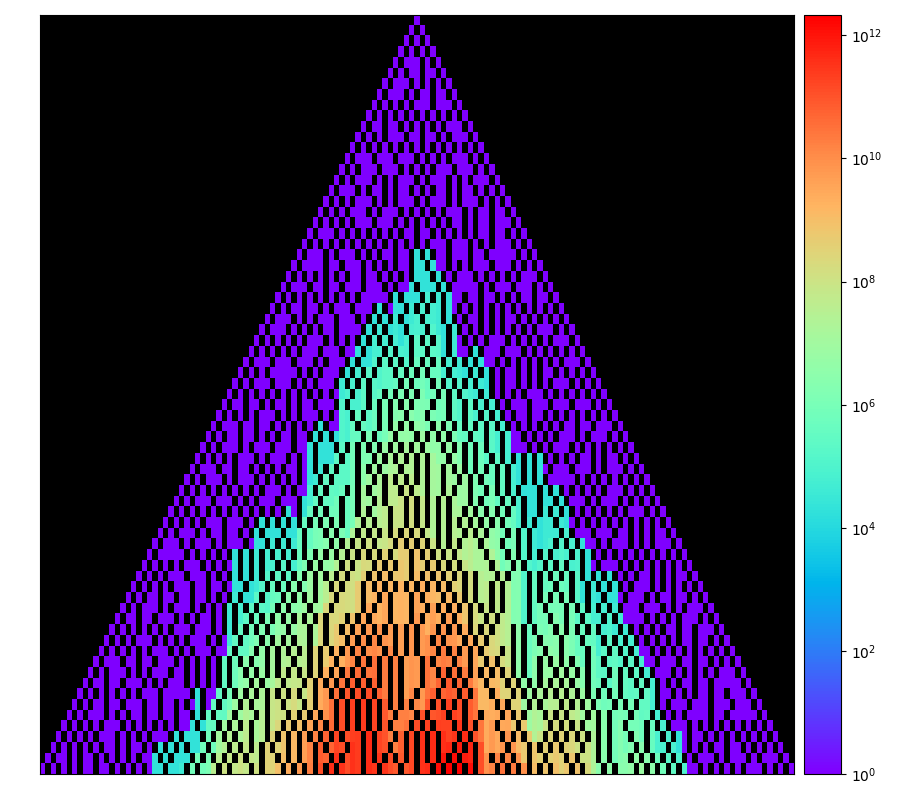

The script that saved this image:
# Plot day 7 solution

import copy
import sys
import matplotlib.pyplot as plt
import matplotlib.colors as mcolors
from mpl_toolkits.axes_grid1 import make_axes_locatable
import numpy as np

CLR = "\33[2K\r"

# ==============================================================================

# Get filename of input as CLI arg. If not given, default to "input"
if len(sys.argv) == 1:
  input_fname = "input"
else:
  input_fname = sys.argv[1]

# Read and parse input
grid0 = []
with open(input_fname) as f:
  for line in f:
    grid0.append([c for c in line.strip()])

nrows = len(grid0)
ncols = len(grid0[0])

grid1 = copy.deepcopy(grid0)

# Convert grid to numeric values (# timelines passing through each cell)
for i in range(nrows):
  for j in range(ncols):
    if grid1[i][j] == ".":
      grid1[i][j] = 0
    elif grid1[i][j] == "S":
      grid1[i][j] = 1

# Propagate from each row to the next (except the last)
# But count multiplicities this time
for i in range(nrows-1):
  for j in range(ncols):
    if type(grid1[i][j]) is int and grid1[i][j] > 0:
      if grid1[i+1][j] == "^":
        grid1[i+1][j+1] += grid1[i][j]
        grid1[i+1][j-1] += grid1[i][j]
      else:
        grid1[i+1][j] += grid1[i][j]
  # print_grid(grid1); input()

# Replace splitters with 0
for i in range(nrows):
  for j in range(ncols):
    if grid1[i][j] == "^": grid1[i][j] = 0

# ---------------

plt.figure(figsize=(9,8))

data = np.array(grid1, dtype=np.float32)
data[data == 0] = np.nan

cmap = plt.cm.rainbow
cmap.set_bad('black')

im = plt.imshow(data, norm=mcolors.LogNorm(), cmap=cmap)

ax = plt.gca()
divider = make_axes_locatable(ax)
cax = divider.append_axes("right", size="5%", pad=0.1)
plt.colorbar(im, cax=cax)

ax.set_xticks([])
ax.set_yticks([])

plt.tight_layout()

if "--save" in sys.argv:
  plt.savefig("plot.png")
else:
  plt.show()




